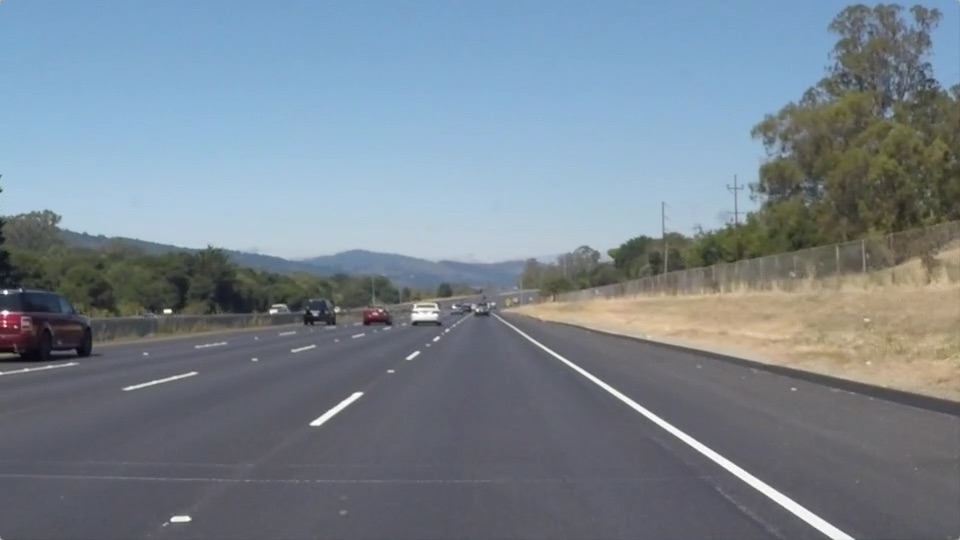
#> input picture test_images/solidWhiteRight.jpg, 960 x 540 px
$ jupyter execute --allow-errors P1.ipynb   (shell and % lines are left out)
#> lines starting #> are read from the running program, lines starting #| are printed output that depends on the picture; after the words box and inside, x2 and y2 are one past the last pixel; in counts of white or black regions, pixels touching at a corner belong together
# Self-Driving Car Engineer Nanodegree

## Project: **Finding Lane Lines on the Road**
***
In this project, you will use the tools you learned about in the lesson to identify lane lines on the road.  You can develop your pipeline on a series of individual images, and later apply the result to a video stream (really just a series of images). Check out the video clip "raw-lines-example.mp4" (also contained in this repository) to see what the output should look like after using the helper functions below.

Once you have a result that looks roughly like "raw-lines-example.mp4", you'll need to get creative and try to average and/or extrapolate the line segments you've detected to map out the full extent of the lane lines.  You can see an example of the result you're going for in the video "P1_example.mp4".  Ultimately, you would like to draw just one line for the left side of the lane, and one for the right.

In addition to implementing code, there is a brief writeup to complete. The writeup should be completed in a separate file, which can be either a markdown file or a pdf document. There is a [write up template](https://github.com/udacity/CarND-LaneLines-P1/blob/master/writeup_template.md) that can be used to guide the writing process. Completing both the code in the Ipython notebook and the writeup template will cover all of the [rubric points](https://review.udacity.com/#!/rubrics/322/view) for this project.

---
Let's have a look at our first image called 'test_images/solidWhiteRight.jpg'.  Run the 2 cells below (hit Shift-Enter or the "play" button above) to display the image.

**Note: If, at any point, you encounter frozen display windows or other confounding issues, you can always start again with a clean slate by going to the "Kernel" menu above and selecting "Restart & Clear Output".**

---

**The tools you have are color selection, region of interest selection, grayscaling, Gaussian smoothing, Canny Edge Detection and Hough Tranform line detection.  You  are also free to explore and try other techniques that were not presented in the lesson.  Your goal is piece together a pipeline to detect the line segments in the image, then average/extrapolate them and draw them onto the image for display (as below).  Once you have a working pipeline, try it out on the video stream below.**

---

<figure>

 <figcaption>
 <p></p>
 <p style="text-align: center;"> Your output should look something like this (above) after detecting line segments using the helper functions below </p>
 </figcaption>
</figure>
 <p></p>
<figure>

 <figcaption>
 <p></p>
 <p style="text-align: center;"> Your goal is to connect/average/extrapolate line segments to get output like this</p>
 </figcaption>
</figure>

**Run the cell below to import some packages.  If you get an `import error` for a package you've already installed, try changing your kernel (select the Kernel menu above --> Change Kernel).  Still have problems?  Try relaunching Jupyter Notebook from the terminal prompt.  Also, consult the forums for more troubleshooting tips.**

## Import Packages

[cell 1]
#importing some useful packages
import matplotlib.pyplot as plt
import matplotlib.image as mpimg
import numpy as np
import cv2

## Read in an Image

[cell 2]
#reading in an image
image = mpimg.imread('test_images/solidWhiteRight.jpg')
#> image is the input picture: shape (540, 960, 3); mean R, G, B 120.3, 132.6, 143.7

#printing out some stats and plotting
print('This image is:', type(image), 'with dimensions:', image.shape)
#| This image is: <class 'numpy.ndarray'> with dimensions: (540, 960, 3)
plt.imshow(image)  # if you wanted to show a single color channel image called 'gray', for example, call as plt.imshow(gray, cmap='gray')

## Ideas for Lane Detection Pipeline

**Some OpenCV functions (beyond those introduced in the lesson) that might be useful for this project are:**

`cv2.inRange()` for color selection
`cv2.fillPoly()` for regions selection
`cv2.line()` to draw lines on an image given endpoints
`cv2.addWeighted()` to coadd / overlay two images
`cv2.cvtColor()` to grayscale or change color
`cv2.imwrite()` to output images to file
`cv2.bitwise_and()` to apply a mask to an image

**Check out the OpenCV documentation to learn about these and discover even more awesome functionality!**

## Helper Functions

Below are some helper functions to help get you started. They should look familiar from the lesson!

[cell 3]
import math

def grayscale(img):
    """Applies the Grayscale transform
    This will return an image with only one color channel
    but NOTE: to see the returned image as grayscale
    (assuming your grayscaled image is called 'gray')
    you should call plt.imshow(gray, cmap='gray')"""
    return cv2.cvtColor(img, cv2.COLOR_RGB2GRAY)
    # Or use BGR2GRAY if you read an image with cv2.imread()
    # return cv2.cvtColor(img, cv2.COLOR_BGR2GRAY)

def canny(img, low_threshold, high_threshold):
    """Applies the Canny transform"""
    return cv2.Canny(img, low_threshold, high_threshold)

def gaussian_blur(img, kernel_size):
    """Applies a Gaussian Noise kernel"""
    return cv2.GaussianBlur(img, (kernel_size, kernel_size), 0)

def region_of_interest(img, vertices):
    """
    Applies an image mask.

    Only keeps the region of the image defined by the polygon
    formed from `vertices`. The rest of the image is set to black.
    """
    #defining a blank mask to start with
    mask = np.zeros_like(img)

    #defining a 3 channel or 1 channel color to fill the mask with depending on the input image
    if len(img.shape) > 2:
        channel_count = img.shape[2]  # i.e. 3 or 4 depending on your image
        ignore_mask_color = (255,) * channel_count
    else:
        ignore_mask_color = 255

    #filling pixels inside the polygon defined by "vertices" with the fill color
    cv2.fillPoly(mask, vertices, ignore_mask_color)

    #returning the image only where mask pixels are nonzero
    masked_image = cv2.bitwise_and(img, mask)
    return masked_image


def draw_lines(img, lines, color=[255, 0, 0], thickness=2):
    """
    NOTE: this is the function you might want to use as a starting point once you want to
    average/extrapolate the line segments you detect to map out the full
    extent of the lane (going from the result shown in raw-lines-example.mp4
    to that shown in P1_example.mp4).

    Think about things like separating line segments by their
    slope ((y2-y1)/(x2-x1)) to decide which segments are part of the left
    line vs. the right line.  Then, you can average the position of each of
    the lines and extrapolate to the top and bottom of the lane.

    This function draws `lines` with `color` and `thickness`.
    Lines are drawn on the image inplace (mutates the image).
    If you want to make the lines semi-transparent, think about combining
    this function with the weighted_img() function below
    """
    for line in lines:
        for x1,y1,x2,y2 in line:
            cv2.line(img, (x1, y1), (x2, y2), color, thickness)

#Function implemented in order to connect/average/extrapolate line segments
def line_segments(img, lines, slope_threshold, color=[255, 0, 0], thickness=12):

    #Empty arrays for x and y coordinates of left-sided lines.
    #E.g: left_lines_x[0] = [x_start_coord, x_final_coord].
    #     left_lines_y[0] = [y_start_coord, y_final_coord].
    left_lines_x = []
    left_lines_y = []

    #Empty arrays for x and y coordinates of left-sided lines.
    #E.g: right_lines_x[0] = [x_start_coord, x_final_coord].
    #     right_lines_y[0] = [y_start_coord, y_final_coord].
    right_lines_x = []
    right_lines_y = []

    #Empty lists for left and right-sided lines.
    #Slopes of right-sided lines are positive, meanwhile left-sided are negative.
    left_slopes = []
    right_slopes = []

    #For each line of lines list
    for line in lines:
        for x1,y1,x2,y2 in line:
            slope = float((y2-y1)/(x2-x1)) #Slope of the line

            if slope < 0: #Left-sided lines
                #We calculate the median value in order to avoid outlier slopes
                left_slopes.append(slope)
                left_median_slope = np.median(left_slopes, overwrite_input=True)

                #If the difference between current slope and median value is below the threshold, the line is ok
                if np.abs(np.abs(slope) - np.abs(left_median_slope)) <= slope_threshold:
                    left_lines_x.extend([x1, x2])
                    left_lines_y.extend([y1, y2])

            else: #Right-sided lines
                #Same filtering process as in the case of left-sided lines
                right_slopes.append(slope)
                right_median_slope = np.median(right_slopes, overwrite_input=True)

                #We only need to compute the absolute value of the resulting difference. Slopes will be always positive
                if np.abs(slope - right_median_slope) <= slope_threshold:
                    right_lines_x.extend([x1, x2])
                    right_lines_y.extend([y1, y2])

    #Maximum and minimum x and y axis values in order to identify the beginning and the end of the lines
    left_max_x = np.max(left_lines_x)
    left_min_x = np.min(left_lines_x)
    right_max_x = np.max(right_lines_x)
    right_min_x = np.min(right_lines_x)

    #If left-sided lines are detected
    if (left_lines_x and left_lines_y):
        #We compute the ond-dimensional polinominal class of the least squares polynomial fit.
        left_line_func = np.poly1d(np.polyfit(left_lines_x, left_lines_y, 1))
        #Drawing the resulting line segment
        cv2.line(img, (left_min_x, int(left_line_func(left_min_x))), (left_max_x, int(left_line_func(left_max_x))), color, thickness)

    #If right-sided lines are detected
    if (right_lines_x and right_lines_y):
        #We compute the ond-dimensional polinominal class of the least squares polynomial fit.
        right_line_func = np.poly1d(np.polyfit(right_lines_x, right_lines_y, 1))
        #Drawing the resulting line segment
        cv2.line(img, (right_max_x, int(right_line_func(right_max_x))), (right_min_x, int(right_line_func(right_min_x))), color, thickness)


def hough_lines(img, rho, theta, threshold, min_line_len, max_line_gap):
    """
    `img` should be the output of a Canny transform.

    Returns an image with hough lines drawn.
    """
    lines = cv2.HoughLinesP(img, rho, theta, threshold, np.array([]), minLineLength=min_line_len, maxLineGap=max_line_gap)
    line_img = np.zeros((img.shape[0], img.shape[1], 3), dtype=np.uint8)
    draw_lines(line_img, lines)
    return line_img, lines

# Python 3 has support for cool math symbols.

def weighted_img(img, initial_img, α=0.8, β=1., λ=0.):
    """
    `img` is the output of the hough_lines(), An image with lines drawn on it.
    Should be a blank image (all black) with lines drawn on it.

    `initial_img` should be the image before any processing.

    The result image is computed as follows:

    initial_img * α + img * β + λ
    NOTE: initial_img and img must be the same shape!
    """
    return cv2.addWeighted(initial_img, α, img, β, λ)

## Test Images

Build your pipeline to work on the images in the directory "test_images"
**You should make sure your pipeline works well on these images before you try the videos.**

[cell 4]
import os
test_images = os.listdir("test_images/")
test_images

## Build a Lane Finding Pipeline

Build the pipeline and run your solution on all test_images. Make copies into the `test_images_output` directory, and you can use the images in your writeup report.

Try tuning the various parameters, especially the low and high Canny thresholds as well as the Hough lines parameters.

[cell 5]
# TODO: Build your pipeline that will draw lane lines on the test_images
# then save them to the test_images directory.
#reading in an image


def lane_detection_pipeline(image,
                            canny_low_threshold = 50,
                            canny_high_threshold = 150,
                            gaussian_kernel = 5,
                            hugh_rho = 3,
                            hugh_theta = np.pi/180,
                            hugh_threshold = 10,
                            hugh_min_line_len = 80,
                            hugh_max_line_gap = 40,
                            debug=True):

    original_image = np.copy(image)

    #Convert to grayscale
    image_gray = grayscale(image)

    #Gaussian blur to remove image noise
    image_gaussian = gaussian_blur(image_gray, gaussian_kernel)

    #Canny edge detection
    image_canny = canny(image_gaussian, canny_low_threshold, canny_high_threshold)

    #Vertices of the region of interest
    imshape = image.shape
    left_bottom = (0, imshape[0])
    right_bottom = (imshape[1], imshape[0])
    left_upper = (450, 320)
    right_upper = (520, 320)

    #Computing the region of interest
    masked_image = region_of_interest(image_canny, np.array([[left_bottom, left_upper, right_upper, right_bottom]], dtype=np.int32))

    #Detecting straight lines with hugh transform
    hugh_image, lines = hough_lines(masked_image, hugh_rho, hugh_theta, hugh_threshold, hugh_min_line_len, hugh_max_line_gap)

    #Computing the line segments. Slop_threshold is the maximum variation of the slope regarding the median value
    line_segments_image = np.zeros((image.shape[0], image.shape[1], 3), dtype=np.uint8)
    line_segments(line_segments_image, lines, slope_threshold = 0.3)

    #Combining original input color image with resulting line segments
    result = weighted_img(original_image, line_segments_image)

    if debug:
        f, axarr = plt.subplots(4, 2, figsize=(10, 15))
        axarr[0,0].imshow(original_image)
        axarr[0,0].set_title('Original color image')

        axarr[0,1].imshow(image_gray, cmap='gray')
        axarr[0,1].set_title('Grayscale image')

        axarr[1,0].imshow(image_gaussian, cmap='gray')
        axarr[1,0].set_title("Gaussian filtering")

        axarr[1,1].imshow(image_canny, cmap='gray')
        axarr[1,1].set_title("Canny edge detection")

        axarr[2,0].imshow(original_image)
        x = [left_bottom[0], left_upper[0], right_upper[0], right_bottom[0], left_bottom[0]]
        y = [left_bottom[1], left_upper[1], right_upper[1], right_bottom[1], left_bottom[1]]
        axarr[2,0].plot(x, y, 'b--', lw=4)
        axarr[2,0].set_title("Region of interest")

        axarr[2,1].imshow(masked_image, cmap='gray')
        axarr[2,1].set_title("Masked image")

        axarr[3,0].imshow(hugh_image, cmap='gray')
        axarr[3,0].set_title("Hugh transform")

        axarr[3,1].imshow(result)
        axarr[3,1].set_title("Resulting image with the line segments")

    return result

#For each test image
for image in test_images:
    result = lane_detection_pipeline(mpimg.imread("test_images/" + image))
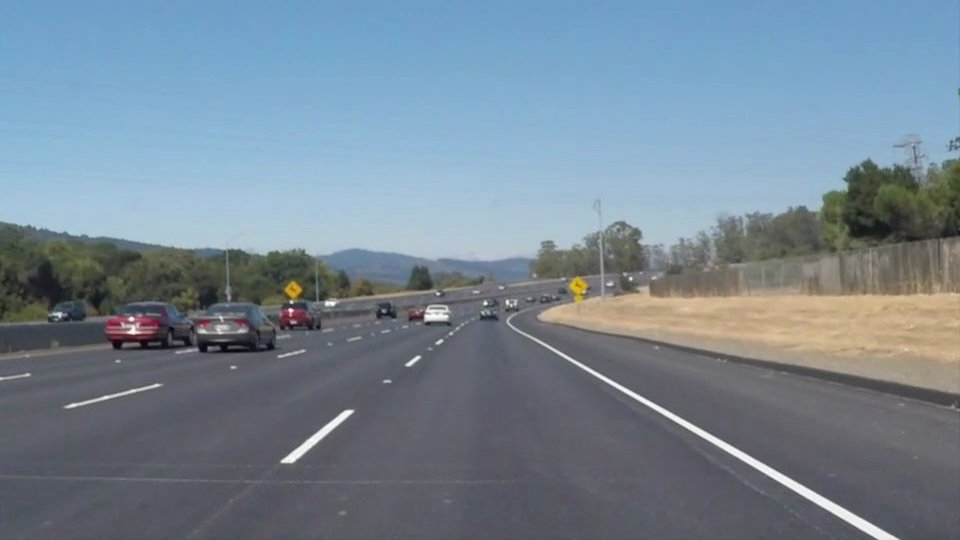
#> input picture test_images/solidWhiteCurve.jpg, 960 x 540 px
#> in lane_detection_pipeline, original_image is the input picture: shape (540, 960, 3); mean R, G, B 118.5, 134.5, 148.1
#> in canny, `return cv2.Canny(img, low_threshold, high_threshold)`:
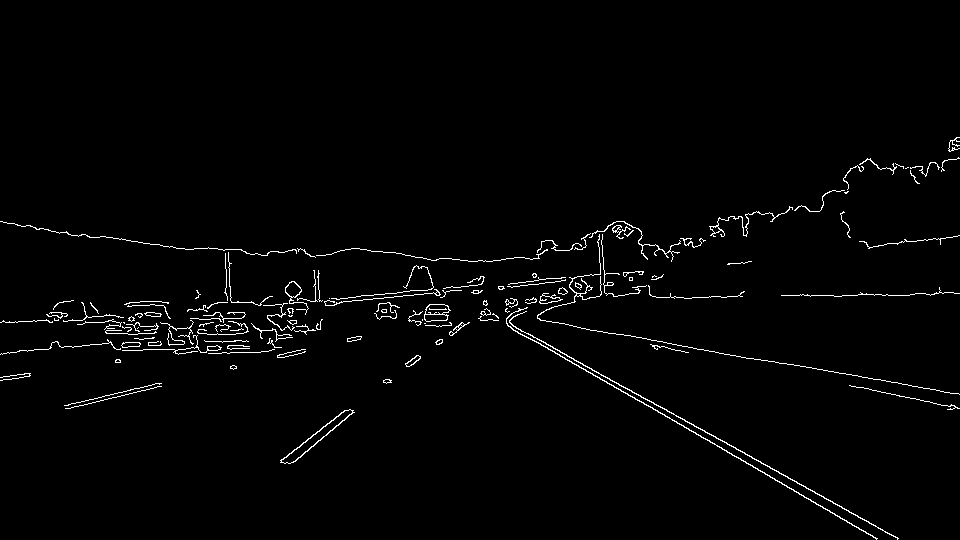
#> returned value: shape (540, 960); 1.7% white in thin lines or dots, all inside (x1, y1, x2, y2) = (0, 137, 960, 540)
#> in region_of_interest, `masked_image = cv2.bitwise_and(img, mask)`:
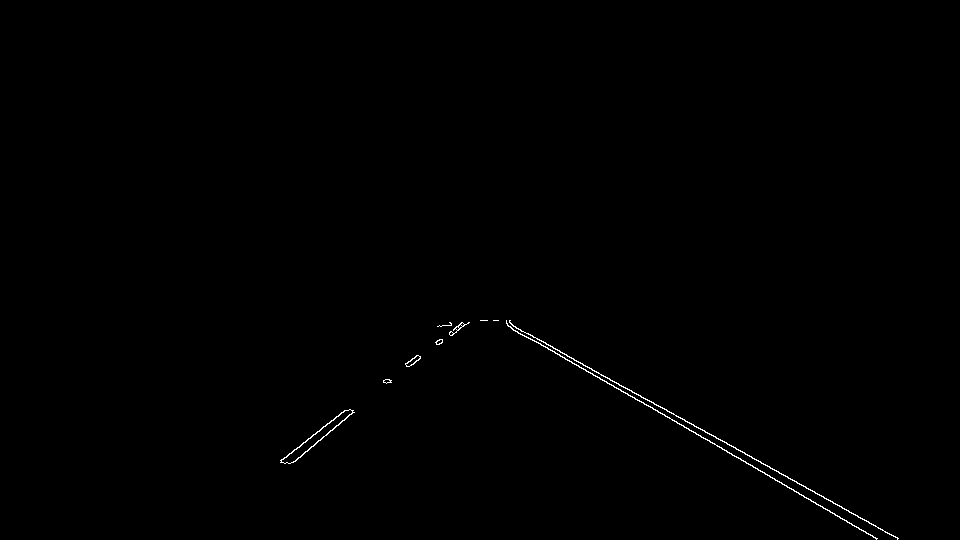
#> masked_image: shape (540, 960); 0.31% white in thin lines or dots, all inside (x1, y1, x2, y2) = (280, 320, 899, 540)
#> in hough_lines, `lines = cv2.HoughLinesP(img, rho, theta, threshold, np.array([]), minL..`: lines = [[506, 321, 898, 538], [497, 320, 876, 538], [348, 410, 439, 339], [293, 462, 440, 339], [318, 431, 468, 322], [632, 397, 726, 450], [506, 323, 594, 375]]
#> the loop in draw_lines, `for line in lines:` made 7 passes
#> the loop in line_segments, `for line in lines:` made 7 passes
#> after the loop in line_segments, `for line in lines:`: left_lines_x = [348, 439, 293, 440, 318, 468]; left_lines_y = [410, 339, 462, 339, 431, 322]; left_slopes = [-0.78, -0.837, -0.727]; right_lines_x = [506, 898, 497, 876, 632, 726, 506, 594]; right_lines_y = [321, 538, 320, 538, 397, 450, 323, 375]; right_slopes = [0.554, 0.575, 0.564, 0.591]
#> in line_segments, `left_max_x = np.max(left_lines_x)`: left_max_x = 468
#> in line_segments, `left_min_x = np.min(left_lines_x)`: left_min_x = 293
#> in line_segments, `right_max_x = np.max(right_lines_x)`: right_max_x = 898
#> in line_segments, `right_min_x = np.min(right_lines_x)`: right_min_x = 497
#> in line_segments, `cv2.line(img, (right_max_x, int(right_line_func(right_max_x))), (right..`:
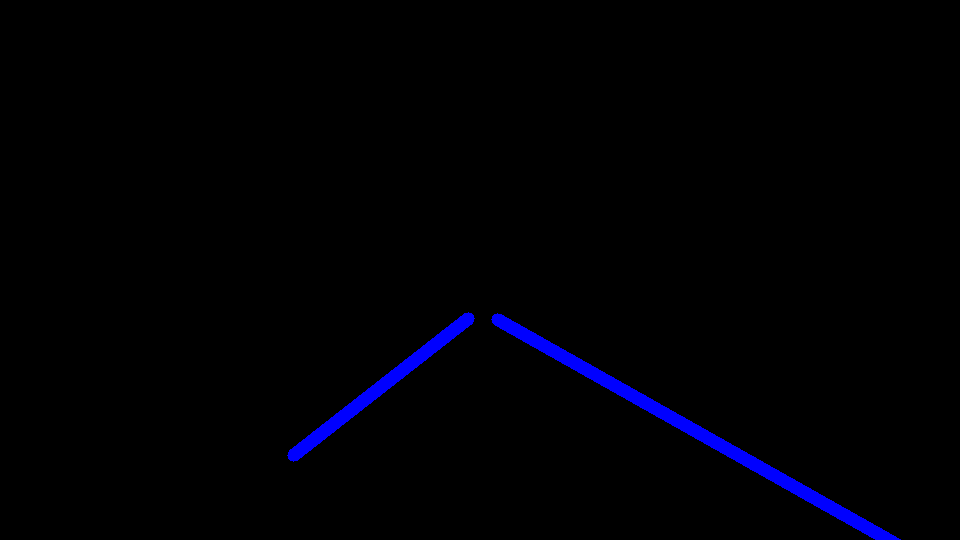
#> img: shape (540, 960, 3); mean of channels 0, 1, 2 4.4, 0, 0; drawn as B, G, R
#> in weighted_img, `return cv2.addWeighted(initial_img, α, img, β, λ)`:
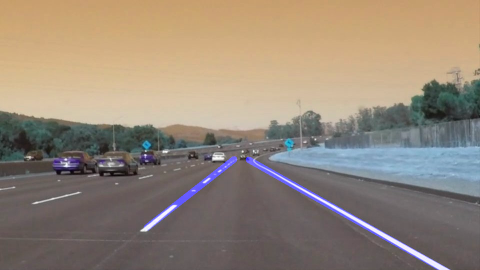
#> returned value: shape (540, 960, 3) (shown at 1/2 size); mean of channels 0, 1, 2 120.4, 134.5, 148.1; drawn as B, G, R
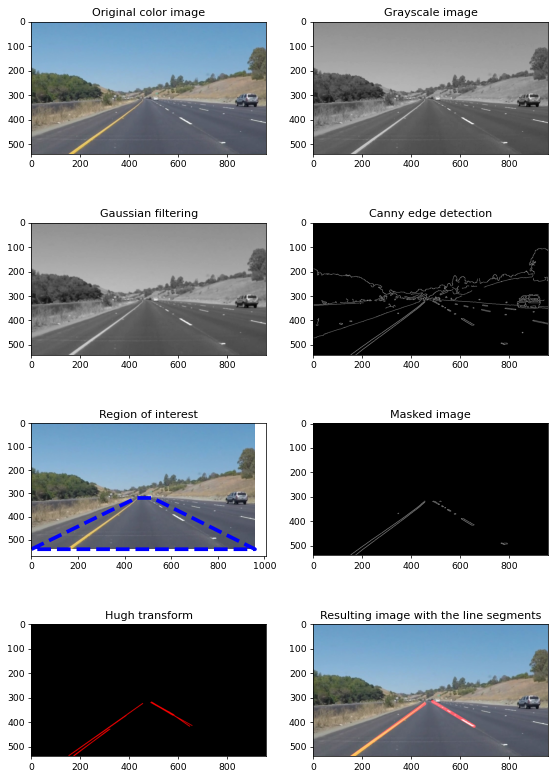
#> figure drawn by matplotlib, 8 panels
